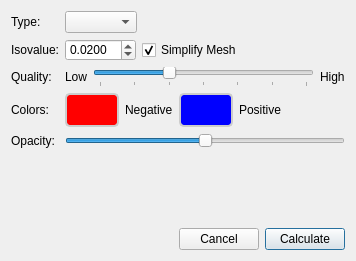
<?xml version="1.0" encoding="UTF-8"?>
<ui version="4.0">
 <class>MolecularSurfacesConfigurator</class>
 <widget class="QDialog" name="MolecularSurfacesConfigurator">
  <property name="geometry">
   <rect>
    <x>0</x>
    <y>0</y>
    <width>356</width>
    <height>261</height>
   </rect>
  </property>
  <property name="sizePolicy">
   <sizepolicy hsizetype="Expanding" vsizetype="Expanding">
    <horstretch>0</horstretch>
    <verstretch>0</verstretch>
   </sizepolicy>
  </property>
  <property name="windowTitle">
   <string>Add Surface</string>
  </property>
  <property name="styleSheet">
   <string>QToolButton {
   color: #333;
   background-color: #666;
   border-width: 2px;
   border-color: #CCC;
   border-style: solid;
   border-radius: 5;
   padding: 0px;
   min-width: 50px;
   max-width: 50px;
   min-height: 30px;
   max-height: 30px;
}

QToolButton:pressed {
   border-color: #222;
}
</string>
  </property>
  <layout class="QHBoxLayout" name="horizontalLayout_5" stretch="1">
   <item>
    <layout class="QGridLayout" name="gridLayout_2">
     <item row="3" column="1">
      <layout class="QHBoxLayout" name="horizontalLayout_4">
       <item>
        <widget class="QToolButton" name="negativeColorButton">
         <property name="styleSheet">
          <string notr="true">QToolButton {
   background-color: rgb(255, 0, 0);
}</string>
         </property>
         <property name="text">
          <string/>
         </property>
         <property name="iconSize">
          <size>
           <width>32</width>
           <height>16</height>
          </size>
         </property>
        </widget>
       </item>
       <item>
        <widget class="QLabel" name="negativeLabel">
         <property name="text">
          <string>Negative</string>
         </property>
        </widget>
       </item>
       <item>
        <widget class="QToolButton" name="positiveColorButton">
         <property name="styleSheet">
          <string notr="true">QToolButton {
   background-color: rgb(0, 0, 255);
}</string>
         </property>
         <property name="text">
          <string/>
         </property>
         <property name="iconSize">
          <size>
           <width>32</width>
           <height>16</height>
          </size>
         </property>
        </widget>
       </item>
       <item>
        <widget class="QLabel" name="label_9">
         <property name="text">
          <string>Positive</string>
         </property>
        </widget>
       </item>
       <item>
        <spacer name="horizontalSpacer_10">
         <property name="orientation">
          <enum>Qt::Horizontal</enum>
         </property>
         <property name="sizeType">
          <enum>QSizePolicy::Expanding</enum>
         </property>
         <property name="sizeHint" stdset="0">
          <size>
           <width>40</width>
           <height>20</height>
          </size>
         </property>
        </spacer>
       </item>
      </layout>
     </item>
     <item row="6" column="0" colspan="2">
      <layout class="QHBoxLayout" name="horizontalLayout_8">
       <item>
        <spacer name="horizontalSpacer_6">
         <property name="orientation">
          <enum>Qt::Horizontal</enum>
         </property>
         <property name="sizeHint" stdset="0">
          <size>
           <width>40</width>
           <height>20</height>
          </size>
         </property>
        </spacer>
       </item>
       <item>
        <widget class="QPushButton" name="cancelButton">
         <property name="text">
          <string>Cancel</string>
         </property>
         <property name="autoDefault">
          <bool>false</bool>
         </property>
        </widget>
       </item>
       <item>
        <widget class="QPushButton" name="calculateButton">
         <property name="text">
          <string>Calculate</string>
         </property>
         <property name="default">
          <bool>true</bool>
         </property>
        </widget>
       </item>
      </layout>
     </item>
     <item row="2" column="0">
      <widget class="QLabel" name="label_4">
       <property name="text">
        <string>Quality:</string>
       </property>
      </widget>
     </item>
     <item row="4" column="0">
      <widget class="QLabel" name="label">
       <property name="text">
        <string>Opacity:</string>
       </property>
      </widget>
     </item>
     <item row="3" column="0">
      <widget class="QLabel" name="label_12">
       <property name="text">
        <string>Colors: </string>
       </property>
      </widget>
     </item>
     <item row="0" column="1">
      <layout class="QHBoxLayout" name="horizontalLayout">
       <item>
        <widget class="QComboBox" name="surfaceType"/>
       </item>
       <item>
        <spacer name="horizontalSpacer">
         <property name="orientation">
          <enum>Qt::Horizontal</enum>
         </property>
         <property name="sizeHint" stdset="0">
          <size>
           <width>40</width>
           <height>20</height>
          </size>
         </property>
        </spacer>
       </item>
      </layout>
     </item>
     <item row="4" column="1">
      <layout class="QHBoxLayout" name="horizontalLayout_7">
       <item>
        <widget class="QSlider" name="opacity">
         <property name="sizePolicy">
          <sizepolicy hsizetype="Expanding" vsizetype="Maximum">
           <horstretch>0</horstretch>
           <verstretch>0</verstretch>
          </sizepolicy>
         </property>
         <property name="minimumSize">
          <size>
           <width>78</width>
           <height>0</height>
          </size>
         </property>
         <property name="maximum">
          <number>100</number>
         </property>
         <property name="value">
          <number>50</number>
         </property>
         <property name="orientation">
          <enum>Qt::Horizontal</enum>
         </property>
        </widget>
       </item>
      </layout>
     </item>
     <item row="1" column="1">
      <layout class="QHBoxLayout" name="horizontalLayout_3">
       <item>
        <widget class="QDoubleSpinBox" name="isovalue">
         <property name="decimals">
          <number>4</number>
         </property>
         <property name="minimum">
          <double>0.000400000000000</double>
         </property>
         <property name="maximum">
          <double>99.998999999999995</double>
         </property>
         <property name="singleStep">
          <double>0.001000000000000</double>
         </property>
         <property name="value">
          <double>0.020000000000000</double>
         </property>
        </widget>
       </item>
       <item>
        <widget class="QCheckBox" name="simplifyMeshCheckBox">
         <property name="text">
          <string>Simplify Mesh</string>
         </property>
         <property name="checked">
          <bool>true</bool>
         </property>
        </widget>
       </item>
       <item>
        <spacer name="horizontalSpacer_4">
         <property name="orientation">
          <enum>Qt::Horizontal</enum>
         </property>
         <property name="sizeHint" stdset="0">
          <size>
           <width>40</width>
           <height>20</height>
          </size>
         </property>
        </spacer>
       </item>
      </layout>
     </item>
     <item row="5" column="1">
      <spacer name="verticalSpacer">
       <property name="orientation">
        <enum>Qt::Vertical</enum>
       </property>
       <property name="sizeHint" stdset="0">
        <size>
         <width>20</width>
         <height>40</height>
        </size>
       </property>
      </spacer>
     </item>
     <item row="2" column="1">
      <layout class="QHBoxLayout" name="horizontalLayout_6">
       <item>
        <widget class="QLabel" name="label_5">
         <property name="text">
          <string>Low</string>
         </property>
        </widget>
       </item>
       <item>
        <widget class="QSlider" name="quality">
         <property name="sizePolicy">
          <sizepolicy hsizetype="Expanding" vsizetype="Maximum">
           <horstretch>0</horstretch>
           <verstretch>0</verstretch>
          </sizepolicy>
         </property>
         <property name="minimum">
          <number>1</number>
         </property>
         <property name="maximum">
          <number>7</number>
         </property>
         <property name="singleStep">
          <number>1</number>
         </property>
         <property name="pageStep">
          <number>1</number>
         </property>
         <property name="value">
          <number>3</number>
         </property>
         <property name="orientation">
          <enum>Qt::Horizontal</enum>
         </property>
         <property name="tickPosition">
          <enum>QSlider::TicksBelow</enum>
         </property>
         <property name="tickInterval">
          <number>1</number>
         </property>
        </widget>
       </item>
       <item>
        <widget class="QLabel" name="label_6">
         <property name="text">
          <string>High</string>
         </property>
        </widget>
       </item>
      </layout>
     </item>
     <item row="1" column="0">
      <widget class="QLabel" name="isovalueLabel">
       <property name="text">
        <string>Isovalue:</string>
       </property>
      </widget>
     </item>
     <item row="0" column="0">
      <widget class="QLabel" name="label_7">
       <property name="sizePolicy">
        <sizepolicy hsizetype="Preferred" vsizetype="Preferred">
         <horstretch>0</horstretch>
         <verstretch>0</verstretch>
        </sizepolicy>
       </property>
       <property name="text">
        <string>Type:</string>
       </property>
      </widget>
     </item>
    </layout>
   </item>
  </layout>
 </widget>
 <resources>
  <include location="../../resources/IQmol.qrc"/>
 </resources>
 <connections/>
</ui>
